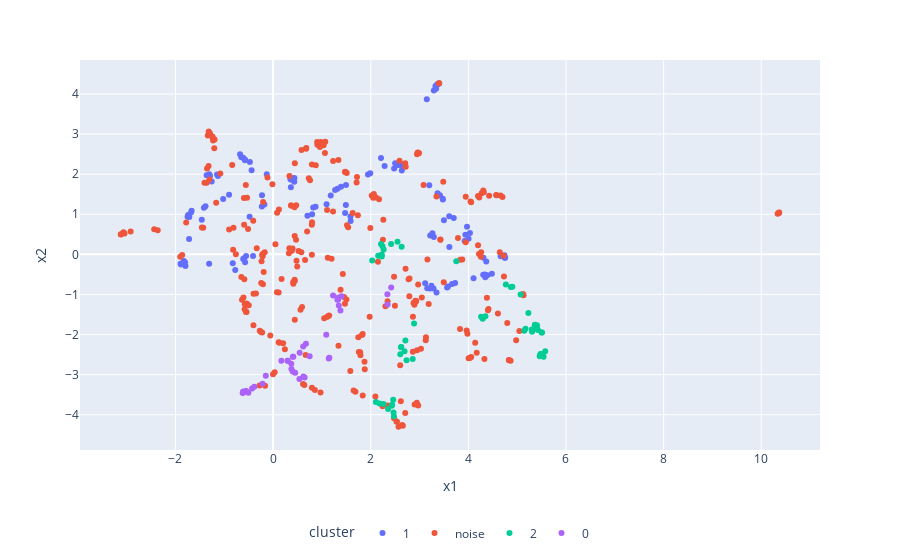

Notebook source saved alongside this figure:
### Markdown cell above
**Graficamos clusters**

### Code cell
import pandas as pd
import plotly.express as px

df_plot = pd.DataFrame({
    "x1": X2[:, 0],           # reusa la proyeccion 2D de la celda anterior
    "x2": X2[:, 1],
    "cluster": labels,    # −1 = ruido
    "code": labels_sentiment
})

# opcion: mostrar "noise" en la leyenda
df_plot["cluster_str"] = df_plot["cluster"].astype(str).replace({"-1": "noise"})

fig = px.scatter(
    df_plot, x="x1", y="x2",
    color="cluster_str",               # o usa "cluster" si prefieres numerico
    hover_data=["code"],
    color_discrete_sequence=px.colors.qualitative.Plotly
)
fig.update_layout(
    xaxis_title="x1", yaxis_title="x2",
    legend_title_text="cluster",
    legend=dict(orientation="h", yanchor="bottom", y=-0.25, xanchor="center", x=0.5)
)
fig.show()

### Figure 1 — Plotly figure (JSON) as saved in the notebook; plotly's stock layout.template omitted (floating-point values rounded to 4 significant figures; data arrays with more than 128 entries replaced by an {"elided": "..."} marker saying what was removed)
{"data": [{"customdata": [["Positive User Experience  \n"], ["Emotional Response To Situation  \n"], ["Emotional Response To Product  \n"], ["Participant Interaction Dynamics   \n"], ["Emotional Absence  \n"], ["Romantic Feelings Expression  \n"], ["Customer Satisfaction With Book  \n"], ["Relationship Dynamics  \n"], ["Concert Experience  \n"], ["Social Discomfort Feelings \n"], ["Pain Management Needs  \n"], ["Family And Affection  \n"], ["Positive User Experience  \n"], ["Emotional Response To Situation  \n"], ["Emotional Response To Product  \n"], ["Participant Interaction Dynamics   \n"], ["Emotional Absence  \n"], ["Romantic Feelings Expression  \n"], ["Customer Satisfaction With Book  \n"], ["Relationship Dynamics  \n"], ["User Feedback On Product   \n"], ["Expressing Affection  \n"], ["Customer Satisfaction Expression   \n"], ["Emotional State Gloom  \n"], ["Concert Attendance Plans  \n"], ["Positive User Experience  \n"], ["Positive Sports Experience  \n"], ["Desire For Permanence \n"], ["Perceived User Tone   \n"], ["Event Celebration Day  \n"], ["Pain Seeking Behavior \n"], ["Social Interaction Perception  \n"], ["Emotional Attachment To Animals \n"], ["Sibling Relationship Dynamics \n"], ["Morning Greeting And Thanks \n"], ["Daily Emotional Distress  \n"], ["Positive User Response   \n"], ["User Experience Feedback   \n"], ["Social Gathering Interaction   \n"], ["Parental Affection Expression   \n"], ["Holiday Greeting Expression  \n"], ["Emotional State Expression  \n"], ["Affection For Mother  \n"], ["Empathy Expression \n"], ["Social Gathering  \n"], ["User Feedback On Product   \n"], ["Customer Satisfaction Expression   \n"], ["User Satisfaction  \n"], ["Concert Enthusiasm  \n"], ["User Experience Feedback \n"], ["Positive YouTube Experience  \n"], ["Desire For Permanence \n"], ["Perceived User Tone   \n"], ["Pain Seeking Behavior \n"], ["Emotional Attachment To Animals \n"], ["Sibling Relationship Dynamics \n"], ["Morning Greeting And Thanks \n"], ["Performance Satisfaction  \n"], ["Daily Emotional Distress  \n"], ["Positive User Response   \n"], ["User Experience Feedback   \n"], ["Social Gathering Celebration  \n"], ["Parental Affection Expression   \n"], ["Holiday Greeting Expression  \n"], ["Emotional State Expression  \n"], ["Affection For Mother  \n"], ["Empathy Expression \n"], ["Social Gathering  \n"], ["Social Gathering With Friends  \n"], ["Disappointment Over Response  \n"], ["User Response Simplicity   \n"], ["Family Connection  \n"], ["Desire For Abundance  \n"], ["Effort And Outcome \n"], ["Physical Discomfort Experience  \n"], ["Tooth Pain Experience \n"], ["Concert Enthusiasm And Dress   \n"], ["User Satisfaction Expression   \n"], ["Negative Product Sentiment  \n"], ["Parental Absence Feelings  \n"], ["Social Isolation Feelings  \n"], ["Desire For Belonging \n"], ["Emotional Song Lyrics \n"], ["User Reaction To Content   \n"], ["Positive User Response   \n"], ["Family Celebration Plans  \n"], ["Positive User Response  \n"], ["Oral Physical Discomfort  \n"], ["Disappointment With Outcome \n"], ["Fan Excitement Concert   \n"], ["Affectionate User Response \n"], ["Positive User Sentiment  \n"], ["Social Gathering Experience  \n"], ["Shared Emotional Experience \n"], ["Dental Health Concerns   \n"], ["Positive User Experience  \n"], ["Desire For Event Attendance  \n"], ["User Emotional Response \n"], ["Greeting And Celebration   \n"], ["Interviewer Greeting  \n"], ["Negative Dental Experience  \n"], ["Social Participation Desire   \n"], ["Greeting Exchange   \n"], ["Job Dissatisfaction   \n"], ["User Interaction Experience   \n"], ["Social Interaction Avoidance   \n"], ["Social Interaction Dynamics \n"], ["Greeting Exchange  \n"], ["Affectionate Greetings Exchange   \n"], ["Maternal Affection Expression  \n"], ["Customer Dissatisfaction   \n"], ["Positive User Experience  \n"], ["Social Event Desire  \n"], ["Concert Attendance Plans \n"], ["Frustration With Outcome   \n"], ["Emotional Attachment To User \n"], ["Emotional Response To Product   \n"], ["Emotional Response To Product  \n"], ["Sports Event Attendance  \n"], ["Social Event Absence  \n"], ["Negative Social Perception  \n"], ["Emotional Response To Product \n"]], "hovertemplate": "cluster_str=1<br>x1=%{x}<br>x2=%{y}<br>code=%{customdata[0]}<extra></extra>", "legendgroup": "1", "marker": {"color": "#636EFA", "symbol": "circle"}, "mode": "markers", "name": "1", "orientation": "v", "showlegend": true, "type": "scatter", "x": [-1.803, 0.8702, 0.3807, 3.5, 3.218, 1.944, -1.739, 3.478, 3.211, 3.94, -0.594, 2.637, -1.828, 0.8209, 0.3723, 3.608, 3.294, 1.99, -1.752, 3.475, -1.147, 2.285, -1.669, 1.096, 3.348, -1.83, -1.794, 4.747, -1.022, 3.666, -0.5533, 3.973, 1.585, 3.418, 3.364, 0.7992, -0.576, -1.292, 4.347, 2.535, 3.329, 1.319, 2.614, 1.493, 4.304, -1.13, -1.681, -1.416, 3.158, -1.361, -1.896, 4.754, -0.901, -0.6118, 1.589, 3.369, 3.327, -1.461, 0.704, -0.6124, -1.306, 4.107, 2.479, 3.34, 1.271, 2.658, 1.392, 4.389, 4.482, -0.227, -0.6512, 3.199, 4.74, -0.4808, -0.4103, -0.8259, 3.116, -1.385, -0.1301, 3.264, 3.925, 4.662, 1.181, -0.4401, -0.5759, 3.729, -0.6763, -0.5731, -0.1785, 3.244, 2.211, -0.4753, 4.339, 1.476, -0.7752, -1.87, 3.583, 0.3645, 3.293, 3.378, -1.31, 4.366, 3.355, -1.72, -1.257, 4.004, 3.701, 3.403, 3.149, 2.501, -1.716, -1.885, 4.309, 3.286, -0.2306, 1.491, 0.4364, 0.4345, 3.565, 3.611, 4.032, 0.354], "xaxis": "x", "y": [-0.1968, 1.187, 1.898, 0.8487, 0.4725, 1.99, 0.9795, 1.371, -0.8522, 0.4901, -0.09528, 2.092, -0.1674, 1.168, 1.859, 0.9515, 0.4333, 2.025, 0.9406, 1.386, 1.993, 2.205, 1.086, 1.252, -0.95, -0.2059, -0.2933, -0.08553, 1.383, -0.7414, -0.04112, 0.6891, 0.9438, 1.476, 4.242, 1.001, 2.363, 1.954, -0.5707, 2.224, 4.152, 1.635, 2.221, 1.731, -0.5098, 1.955, 1.047, 1.162, -0.8432, 1.976, -0.2337, -0.08597, 1.484, -0.1143, 0.8298, 1.523, 4.199, 0.8602, 0.9606, 2.407, 1.996, -0.5989, 2.141, 4.133, 1.607, 2.238, 1.684, -0.5226, -0.482, 1.475, 2.423, 1.723, -0.02101, 0.941, -0.04246, -0.2234, -0.7184, 1.202, 1.999, 0.5267, 0.332, -0.04768, 1.469, 2.097, 2.35, -0.7131, 2.496, -0.1971, 1.245, -0.7813, 2.405, 2.301, -0.5051, 1.029, -0.3917, -0.2261, -0.8016, 1.677, 4.089, 4.25, -0.2363, -0.1771, 4.216, 0.3822, 1.818, 0.391, 0.9076, 4.262, 3.869, 2.271, 0.9287, -0.2538, -0.08314, -0.8538, 1.192, 1.228, 1.904, 1.812, -0.8238, 0.182, 0.5334, 1.88], "yaxis": "y"}, {"customdata": {"elided": "282x1 str values"}, "hovertemplate": "cluster_str=noise<br>x1=%{x}<br>x2=%{y}<br>code=%{customdata[0]}<extra></extra>", "legendgroup": "noise", "marker": {"color": "#EF553B", "symbol": "circle"}, "mode": "markers", "name": "noise", "orientation": "v", "showlegend": true, "type": "scatter", "x": {"elided": "282 float values"}, "xaxis": "x", "y": {"elided": "282 float values"}, "yaxis": "y"}, {"customdata": [["Boat Travel Experience  \n"], ["Musical Preference Expression  \n"], ["Travel Destination Preference  \n"], ["Academic Achievement  \n"], ["Communication Preference   \n"], ["Boat Travel Experience  \n"], ["Musical Preference Expression  \n"], ["Travel Destination Preference  \n"], ["Academic Achievement  \n"], ["Communication Preference   \n"], ["Student Transportation Preferences  \n"], ["Musical Expression  \n"], ["Achievement Recognition  \n"], ["Social Media Following Limits  \n"], ["Aspirational Educational Goals \n"], ["Need For Presence  \n"], ["Educational Aspirations  \n"], ["Language Communication Preference  \n"], ["Educational Achievement  \n"], ["Social Media Engagement  \n"], ["Social Media Engagement  \n"], ["Movie Preference Expression \n"], ["Travel Planning Experiences \n"], ["Student Transportation Preferences  \n"], ["Fever And Music Preference  \n"], ["Actor Preference Satisfaction  \n"], ["Social Media Following Limits  \n"], ["Desire For Travel Destination \n"], ["Social Media Engagement  \n"], ["Social Media Engagement  \n"], ["Movie Preference Expression \n"], ["Social Media Debut  \n"], ["Social Media Engagement  \n"], ["Social Media Preference  \n"], ["Social Media Engagement  \n"], ["Social Media Connection   \n"], ["Social Media Awareness Gap \n"], ["Social Connection Needs  \n"], ["Hunger On Social Media \n"], ["Social Media Usage  \n"], ["Social Media Presence  \n"], ["Public Recognition And Accomplishments \n"], ["Social Connection Through Location  \n"], ["Social Media Recognition   \n"], ["Social Connection Support  \n"], ["Social Media Engagement   \n"], ["Social Media Engagement  \n"], ["Travel Aspirations   \n"], ["Social Music Preference  \n"], ["Music Preference During Travel  \n"], ["Social Group Affiliation   \n"], ["Music Preference Exploration   \n"], ["Social Media Platform Use \n"], ["Music Consumption Habits   \n"], ["Self Empowerment Aspirations \n"], ["Social Media Sharing  \n"]], "hovertemplate": "cluster_str=2<br>x1=%{x}<br>x2=%{y}<br>code=%{customdata[0]}<extra></extra>", "legendgroup": "2", "marker": {"color": "#00CC96", "symbol": "circle"}, "mode": "markers", "name": "2", "orientation": "v", "showlegend": true, "type": "scatter", "x": [2.178, 2.265, 2.431, 2.626, 4.261, 2.106, 2.241, 2.356, 2.62, 4.35, 2.467, 2.21, 2.711, 5.145, 2.607, 3.752, 2.734, 4.294, 2.693, 5.471, 5.529, 2.549, 2.262, 2.475, 2.153, 2.633, 5.171, 2.439, 5.487, 5.479, 2.418, 5.404, 5.541, 5.306, 5.574, 5.23, 5.36, 4.869, 5.301, 5.424, 5.406, 2.888, 5.07, 5.36, 4.901, 5.515, 5.462, 2.46, 2.226, 2.214, 4.768, 2.226, 5.508, 2.031, 2.86, 5.502], "xaxis": "x", "y": [-3.721, 0.1189, -3.778, -2.312, -1.558, -3.683, 0.2013, -3.857, -2.317, -1.545, -3.946, 0.2579, -2.148, -1.907, -2.492, -0.1715, -2.638, -1.607, -2.418, -2.509, -2.523, 0.3143, -3.73, -4.04, -0.03489, 0.1888, -1.856, -3.752, -2.486, -2.486, 0.258, -1.838, -2.552, -1.931, -2.418, -1.465, -1.835, -0.8164, -1.874, -1.89, -1.769, -1.725, -1.003, -1.755, -0.8079, -2.503, -2.541, -3.627, -0.05432, -0.03004, -0.7546, -0.001037, -1.95, -0.1513, -2.61, -1.948], "yaxis": "y"}, {"customdata": [["Morning Running Preference \n"], ["Availability Constraints \n"], ["Anticipation For Fall   \n"], ["Morning Routine Activities \n"], ["Anticipation Of Enjoyment  \n"], ["Morning Running Preference \n"], ["Availability Constraints \n"], ["Morning Routine Activities \n"], ["Anticipation Of Change  \n"], ["Work Schedule Preferences \n"], ["Daily Routine Activities   \n"], ["Motivational Film Experience  \n"], ["Leisure Activities Enjoyment   \n"], ["Work Schedule Constraints \n"], ["Morning Routine Activities \n"], ["Anticipation Of Change  \n"], ["Morning Routine Activities \n"], ["Anticipation Of Change  \n"], ["Entertainment Consumption Experience  \n"], ["Work Schedule Preferences   \n"], ["Daily Routine Activities   \n"], ["Leisure Activities Enjoyment   \n"], ["Work Schedule Constraints \n"], ["Anticipation For Event   \n"], ["Daily Activities  \n"], ["Weekend Schedule Conflicts \n"], ["Leisure Activity Plans  \n"], ["Competition Outcome Anticipation   \n"], ["Weekend Work Schedule  \n"], ["Movie Viewing Experience  \n"], ["Weekend Activity Limitations \n"], ["Work Obligations  \n"], ["Time Tracking Experience  \n"], ["Time Constraints And Obligations   \n"], ["Weekend Dining Plans  \n"], ["Time Management Strategies  \n"], ["Work Week Completion   \n"], ["Weekend Leisure Activities  \n"], ["Daily Routines And Obligations  \n"]], "hovertemplate": "cluster_str=0<br>x1=%{x}<br>x2=%{y}<br>code=%{customdata[0]}<extra></extra>", "legendgroup": "0", "marker": {"color": "#AB63FA", "symbol": "circle"}, "mode": "markers", "name": "0", "orientation": "v", "showlegend": true, "type": "scatter", "x": [-0.6094, 0.6727, 1.317, -0.6132, 1.38, -0.6235, 0.6165, -0.5524, 1.401, 0.2949, -0.4307, 2.419, 1.152, 0.4141, -0.5584, 1.335, -0.5065, 1.332, 2.346, 0.3017, -0.3844, 1.14, 0.4051, 1.346, -0.2159, 0.3756, 0.6455, 1.229, 0.4017, 2.342, 0.4524, 0.1699, 1.089, 0.5443, 0.539, 0.7488, 0.3729, 0.6204, -0.1485], "xaxis": "x", "y": [-3.446, -2.232, -1.134, -3.42, -1.397, -3.456, -2.3, -3.409, -1.046, -2.653, -3.348, -0.8261, -2.577, -2.554, -3.412, -1.074, -3.454, -1.128, -1.251, -2.655, -3.299, -2.594, -2.555, -1.273, -3.229, -2.857, -3.07, -1.027, -2.923, -0.9936, -2.955, -2.654, -2.005, -2.454, -3.107, -2.541, -2.729, -3.049, -3.025], "yaxis": "y"}], "layout": {"legend": {"orientation": "h", "title": {"text": "cluster"}, "tracegroupgap": 0, "x": 0.5, "xanchor": "center", "y": -0.25, "yanchor": "bottom"}, "margin": {"t": 60}, "xaxis": {"anchor": "y", "domain": [0, 1], "title": {"text": "x1"}}, "yaxis": {"anchor": "x", "domain": [0, 1], "title": {"text": "x2"}}}}
